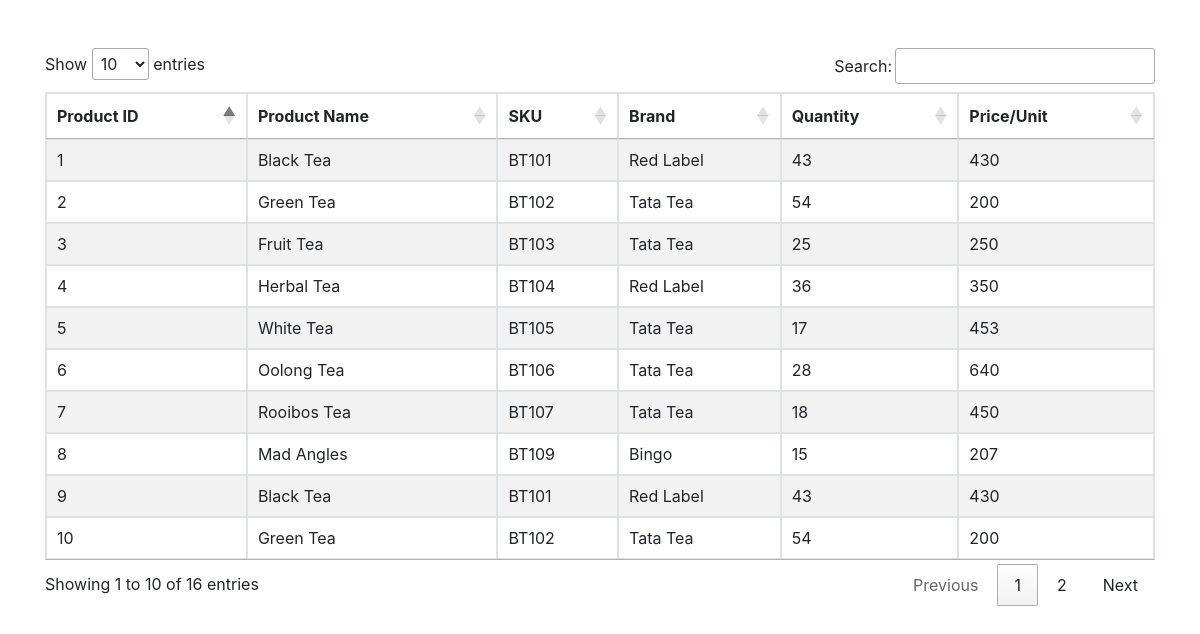
The page / on the database its author committed.
### tables this page shows
CREATE TABLE `products` (
  `product_id` int(11) NOT NULL,
  `product_name` varchar(100) NOT NULL,
  `sku` varchar(50) NOT NULL,
  `brand` varchar(50) NOT NULL,
  `quantity` int(11) NOT NULL,
  `price_per_unit` varchar(50) NOT NULL,
  `created_on` timestamp NOT NULL DEFAULT CURRENT_TIMESTAMP,
  `updated_on` timestamp NOT NULL DEFAULT CURRENT_TIMESTAMP
);

### controller/product-controller.php (called while the page is built)
<?php
    class ProductsController {
    	function __construct($conn) {
    		$this->conn = $conn;
    	}
        public function index() {
            $data       =    array();
            $sql        =    "SELECT * FROM products";
            $result     =    $this->conn->query($sql);
            if($result->num_rows > 0) {
                $data        =           mysqli_fetch_all($result, MYSQLI_ASSOC);
            }
           return $data;
        }
    }
?>

### index.php (the view, shortened to what this page needs)
<?php
	require_once './config/db-config.php';
	require_once './controller/product-controller.php';
	$db = new DBController();
	$conn = $db->connect();
	$dCtrl  =	new ProductsController($conn);
	$products = $dCtrl->index();
?>
<!DOCTYPE html>
<html>
<head>
	<link rel="stylesheet" href="https://maxcdn.bootstrapcdn.com/bootstrap/4.0.0/css/bootstrap.min.css">
	<link rel="stylesheet" type="text/css" href="https://cdn.datatables.net/1.10.19/css/jquery.dataTables.css">
</head>
<body>
	<div class="container mt-5">
		<div class="row">
			<div class="col-xl-12 col-lg-12 col-md-12 col-12 m-auto">
				<table class="table table-bordered table-hovered table-striped" id="productTable">
					<thead>
						<th> Product ID </th>
						<th> Product Name </th>
						<th> SKU </th>
						<th> Brand </th>
						<th> Quantity </th>
						<th> Price/Unit </th>
					</thead>
					<tbody>
					<?php
						foreach($products as $product) : ?>
							<tr>
								<td> <?php echo $product['product_id']; ?> </td>
								<td> <?php echo $product['product_name']; ?> </td>
								<td> <?php echo $product['sku']; ?> </td>
								<td> <?php echo $product['brand']; ?> </td>
								<td> <?php echo $product['quantity']; ?> </td>
								<td> <?php echo $product['price_per_unit']; ?> </td>
							</tr>
						<?php endforeach; ?>
					</tbody>
				</table>
			</div>
		</div>
	</div>
</body>
</html>

### rows shown on the page
products: product_id "1", product_name "Black Tea", sku "BT101", brand "Red Label", quantity "43", price_per_unit "430"
products: product_id "2", product_name "Green Tea", sku "BT102", brand "Tata Tea", quantity "54", price_per_unit "200"
products: product_id "3", product_name "Fruit Tea", sku "BT103", brand "Tata Tea", quantity "25", price_per_unit "250"
products: product_id "4", product_name "Herbal Tea", sku "BT104", brand "Red Label", quantity "36", price_per_unit "350"
products: product_id "5", product_name "White Tea", sku "BT105", brand "Tata Tea", quantity "17", price_per_unit "453"
products: product_id "6", product_name "Oolong Tea", sku "BT106", brand "Tata Tea", quantity "28", price_per_unit "640"
products: product_id "7", product_name "Rooibos Tea", sku "BT107", brand "Tata Tea", quantity "18", price_per_unit "450"
products: product_id "8", product_name "Mad Angles", sku "BT109", brand "Bingo", quantity "15", price_per_unit "207"
products: product_id "9", product_name "Black Tea", sku "BT101", brand "Red Label", quantity "43", price_per_unit "430"
products: product_id "10", product_name "Green Tea", sku "BT102", brand "Tata Tea", quantity "54", price_per_unit "200"
